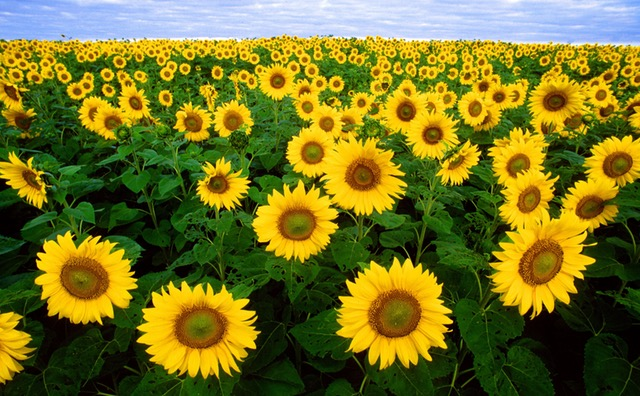
%> input picture PS1/sunflowers.jpeg, 640 x 396 px
$ octave --eval "sunflowers;"   (GNU Octave 9; MATLAB toolbox functions it lacks are replaced by stand-ins)
%> lines starting %> are read from the running program, lines starting %| are printed output that depends on the picture
%> in sunflowers, M is the input picture: size 396x640x3 uint8; mean R, G, B 115.7, 113.6, 35
### PS1/energy_image.m
function energyImage = energy_image(im)
    %close all;
    x =  rgb2gray(im);
    My = fspecial('sobel');
    Mx = -My';
    Ox = imfilter(double(x), Mx);
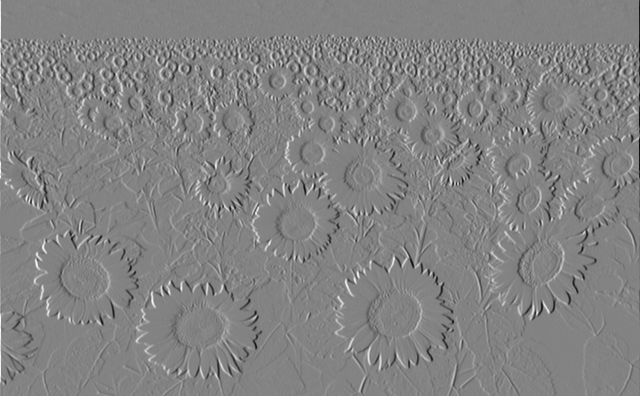
%> Ox: size 396x640 double; min -866, max 818, mean -0.1; drawn with min black and max white
    Oy = imfilter(double(x), My);
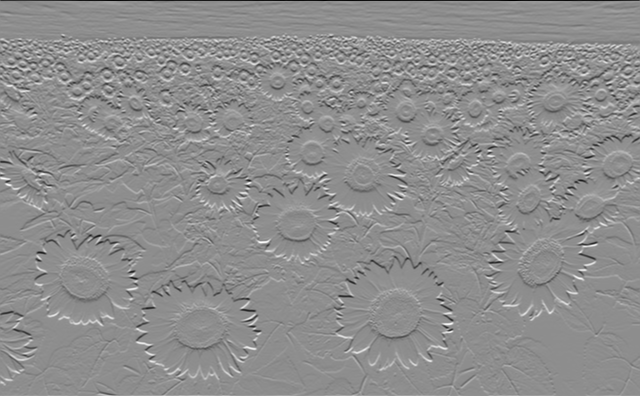
%> Oy: size 396x640 double; min -997, max 794, mean 1.9; drawn with min black and max white
    % [8 lines of commented-out code are left out]
    energyImage = sqrt(Ox.^2 + Oy.^2);
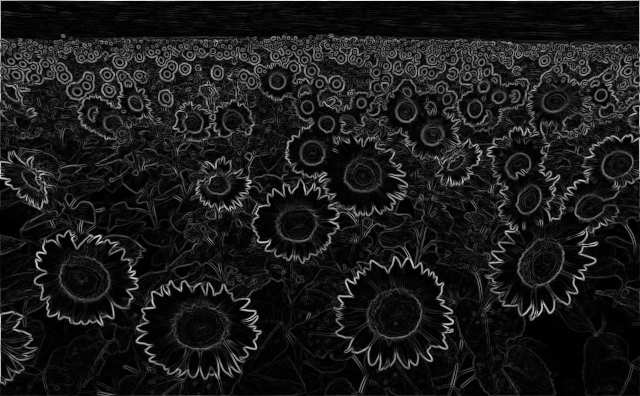
%> energyImage: size 396x640 double; min 0, max 997, mean 105.9; drawn with min black and max white
    % [5 lines of commented-out code are left out]
end

%a = imread('C:\Users\Kim\Documents\001100110011\DAVIS\2016_17_Junior\ECS 174\pexels-photo-380789.jpeg');

### PS1/cumulative_energy_map.m
function cumulativeEnergyMap = cumulative_energy_map(energyImage, seamDirection)
    M = zeros(size(energyImage));
    %Check if seamDirection = 'HORIZONTAL', 'VERTICAL'
    if strcmp(seamDirection, 'VERTICAL')
        M(1,:) = energyImage(1,:);
        for i = 2:size(energyImage,1)
            for j = 1:size(energyImage,2)
                x = M(i-1,j);
                if j-1~=0
                    x = [x M(i-1, j-1)];
                end
                if j+1<size(energyImage,2)
                    x = [x M(i-1, j+1)];
                end
                M(i,j) = energyImage(i,j) + min(x);
            end
        end
    elseif strcmp(seamDirection, 'HORIZONTAL')
        M(:,1) = energyImage(:,1);
        for j = 2:size(energyImage,2)
            for i = 1:size(energyImage,1)
                x = M(i,j-1);
                if i-1~=0
                    x = [x M(i-1, j-1)];
                end
                if i+1<size(energyImage,1)
                    x = [x M(i+1, j-1)];
                end
                M(i,j) = energyImage(i,j) + min(x);
            end
        end
    else
        fprintf('Error: invalid seam direction \n');
    end

    cumulativeEnergyMap = M;
end

### PS1/find_optimal_vertical_seam.m
function verticalSeam = find_optimal_vertical_seam(cumulativeEnergyMap)
    V = zeros(size(cumulativeEnergyMap,1),1);
    line = cumulativeEnergyMap(size(cumulativeEnergyMap,1),:);
    j = find(line == min(line));
    if size(j, 2) > 1
        j = j(1);
    end
    V(size(V,1)) = j;
    for i=size(V,1)-1:-1:1
        j = new_index(j, cumulativeEnergyMap(i,:));
        V(i) = j;
    end
    verticalSeam = V;
end

% [16 lines left out: function new_index, not called in this run]

### PS1/reduce_width.m
function [reducedColorImage, reducedEnergyImage] = reduce_width(im, energyImage)
    reducedColorImage = uint8(zeros(size(im,1), size(im,2)-1, 3));
    reducedEnergyImage = zeros(size(im,1), size(im,2)-1);
    pv = cumulative_energy_map(energyImage, 'VERTICAL');
    sv = find_optimal_vertical_seam(pv);
    red = im(:,:,1);
    green = im(:,:,2);
    blue = im(:,:,3);
    for i = 1:size(im,1)
        red1 = red(i,:);
        green1 = green(i,:);
        blue1 = blue(i,:);
        red1(sv(i)) = [];
        green1(sv(i)) = [];
        blue1(sv(i)) = [];
        v = cat(3, red1, green1, blue1);
        reducedColorImage(i,:,:) = v;
        v = energyImage(i,:);
        v(sv(i)) = [];
        reducedEnergyImage(i,:) = v;
    end
end

### PS1/sunflowers.m
function sunflowers
    clear;
    close all;
    M = imread('sunflowers.jpeg');

    subplot(3,4,[1,4]);
    imshow(M);
    axis image;
    title('Original Input');
    xlabel(sprintf('Dimensions: %d x %d', size(M,1), size(M,2)));

    E = energy_image(M);
    [M1, E1] = doTheSeamW(M, E, 50);
    [M2, E2] = doTheSeamW(M1, E1, 50);
    [M3, E3] = doTheSeamW(M2, E2, 50);
    [M4, E4] = doTheSeamW(M3, E3, 50);

    subplot(3, 4, 5);
    imshow(M1);
    axis image;
    title('50 seams');

    subplot(3, 4, 6);
    imshow(M2);
    axis image;
    title('100 seams');

    subplot(3, 4, 7);
    imshow(M3);
    axis image;
    title('150 seams');

    subplot(3, 4, 8);
    imshow(M4);
    axis image;
    title('200 seams');

    subplot(3,4,[9 10]);
    imshow(M4);
    axis image;
    title('Seam Carving');
    xlabel(sprintf('Dimensions: %d x %d', size(M4,1), size(M4,2)));

    subplot(3,4,[11 12]);
    M5 = imresize(M, [size(M4,1) size(M4,2)]);
    imshow(M5);
    axis image;
    title('imresize');
    xlabel(sprintf('Dimensions: %d x %d', size(M5,1), size(M5,2)));
end

function [im1, e1] = doTheSeamH(im, e, num)
    im1 = im;
    %[im1, e1] = reduce_width(im, e);
    for i = 1:num
        disp(sprintf('Iteration number %d',i));
        [im1,e] = reduce_height(im1,e);
        e1 = e;
    end

end

function [im1, e1] = doTheSeamW(im, e, num)
    im1 = im;
    %[im1, e1] = reduce_width(im, e);
    for i = 1:num
        disp(sprintf('Iteration number %d',i));
        [im1,e] = reduce_width(im1,e);
        e1 = e;
    end

end
%> (the run ends here)
